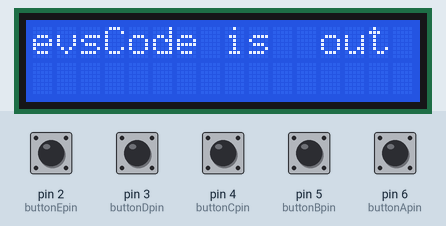
Bench run of a sketch on a simulated Arduino Uno, built with avr-gcc and run on an emulated ATmega328P. Shown: 16×2 character LCD. Inputs (shaded band) come from the test bench; at power-on: pin 2 (buttonEpin), pin 3 (buttonDpin), pin 4 (buttonCpin), pin 5 (buttonBpin), pin 6 (buttonApin) HIGH.

Above: at 1.2 s.
1.3 s: pin 5 (buttonBpin) pulled LOW for 0.15 s
At 1.45 s:
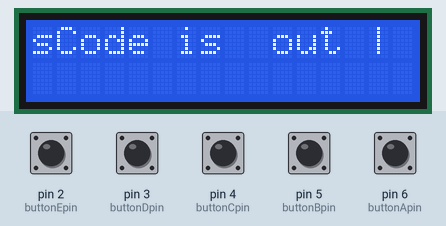
2.0 s: pin 5 (buttonBpin) pulled LOW for 0.15 s
2.7 s: pin 4 (buttonCpin) pulled LOW for 0.15 s
3.4 s: pin 2 (buttonEpin) pulled LOW for 0.15 s
At 4.07 s:
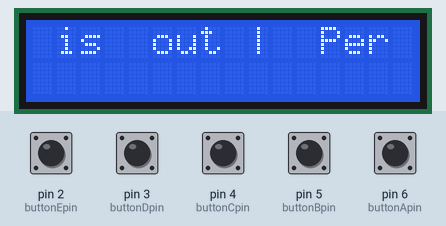
4.1 s: pin 3 (buttonDpin) pulled LOW for 0.15 s
At 4.55 s:
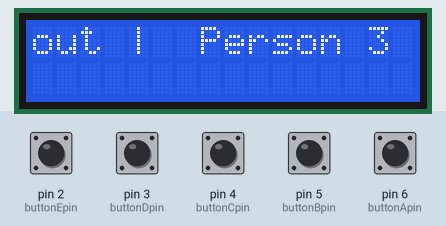
4.8 s: pin 6 (buttonApin) pulled LOW for 1 s
At 11.55 s:
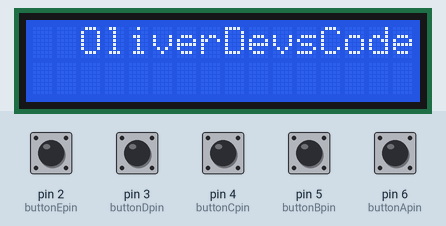

The sketch:

HouseStatus.ino
```cpp
/*
  LiquidCrystal Library -  House Status

  Uses the LCD with 5 buttons to toggle a list of tentants at a uni house so
  others can see if they are in. Using buttons are toggles

  The circuit:
 * LCD RS pin to digital pin 7
 * LCD Enable pin to digital pin 8
 * LCD D4 pin to digital pin 9
 * LCD D5 pin to digital pin 10
 * LCD D6 pin to digital pin 11
 * LCD D7 pin to digital pin 12
 * LCD R/W pin to ground
 * LCD VSS pin to ground
 * LCD VCC pin to 5V
 * 10K resistor:
 * 5 buttons
 * Button1 pin to digital 6
 * Button2 pin to digital 5
 * Button3 pin to digital 4
 * Button4 pin to digital 3
 * Button5 pin to digital 2
 * ends to +5V and ground
 * wiper to LCD VO pin (pin 3)

 OliverDevsCode
 */

// include the library code:
#include <LiquidCrystal.h>

// initialize the library with the numbers of the interface pins
LiquidCrystal lcd(7, 8, 9, 10, 11, 12);
int buttonApin = 6;
int buttonBpin = 5;
int buttonCpin = 4;
int buttonDpin = 3;
int buttonEpin = 2;

String tenants[5]= {"OliverDevsCode","Person 2","Person 3","Person 4","Person 5"};
bool tenantStatus[5] = {false,false,false,false,false};
String displayText = String("");
String bufferText = String("");

//button variables
unsigned long timeNow = 0;
unsigned long timePrev = 0;
unsigned int timeWait = 500;

//display variables
namespace display {
  unsigned long timeNow = 0;
  unsigned long timePrev = 0;
  unsigned int timeWait = 50;
  int start = 0;
  int end = 15;
}

String tenantString(){
  String output = String("");
  for(int i = 0; i < 5; i ++){
    String name = tenants[i];
    bool present = tenantStatus[i];
    output += "  " + name + " is ";
    if(present){
      output += " home |";
    }else{
      output += " out |";
    }
  }
  output += "     ";
  return output;
};

void setup() {
  // set up the LCD's number of columns and rows:
  lcd.begin(16, 2);
  pinMode(buttonApin, INPUT_PULLUP);
  pinMode(buttonBpin, INPUT_PULLUP);
  pinMode(buttonCpin, INPUT_PULLUP);
  pinMode(buttonDpin, INPUT_PULLUP);
  pinMode(buttonEpin, INPUT_PULLUP);
  displayText = tenantString();
  bufferText = displayText.substring(display::start,display::end);
}

void loop() {
  // set the cursor to column 0, line 1
  lcd.setCursor(0, 0);

  //tickertape style
  display::timeNow = millis();
  if(display::timeNow % display::timeWait == 0){
    bufferText = displayText.substring(display::start,display::end);
    display::start ++;
    if(display::start >= displayText.length()){
      display::start = 0;
      display::end = 15;
    }
    display::end ++;
    if(display::end >= displayText.length()){
      display::end = displayText.length()-1;
    }
  }

  lcd.print(bufferText);

  if (digitalRead(buttonApin) == LOW)
  {
    timeNow = millis();
    if (timeNow-timePrev >= timeWait )
    {
      timePrev = timeNow;
      tenantStatus[0] = !tenantStatus[0];
      displayText = tenantString();
    }
  }
  else if (digitalRead(buttonBpin) == LOW)
  {
    timeNow = millis();
    if (timeNow-timePrev >= timeWait )
    {
      timePrev = timeNow;
      tenantStatus[1] = !tenantStatus[1];
      displayText = tenantString();
    }
  }
  else if (digitalRead(buttonCpin) == LOW)
  {
    timeNow = millis();
    if (timeNow-timePrev >= timeWait )
    {
      timePrev = timeNow;
      tenantStatus[2] = !tenantStatus[2];
      displayText = tenantString();
    }
  }
  else if (digitalRead(buttonDpin) == LOW)
  {
    timeNow = millis();
    if (timeNow-timePrev >= timeWait )
    {
      timePrev = timeNow;
      tenantStatus[3] = !tenantStatus[3];
      displayText = tenantString();
    }
  }
  else if (digitalRead(buttonEpin) == LOW)
  {
    timeNow = millis();
    if (timeNow-timePrev >= timeWait )
    {
      timePrev = timeNow;
      tenantStatus[4] = !tenantStatus[4];
      displayText = tenantString();
    }
  }

}
```
